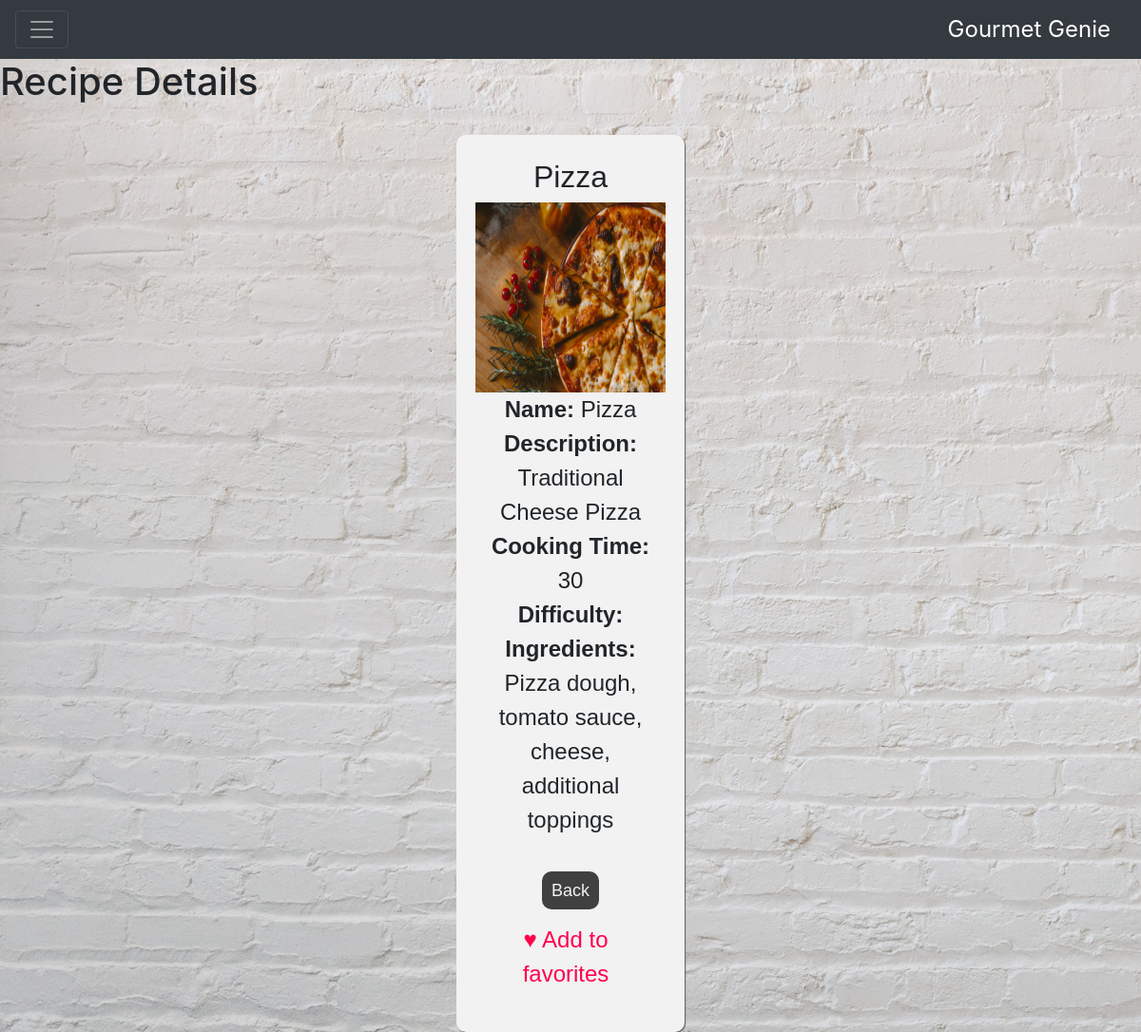
The app's page /recipes/list/1 (signed in), older data.
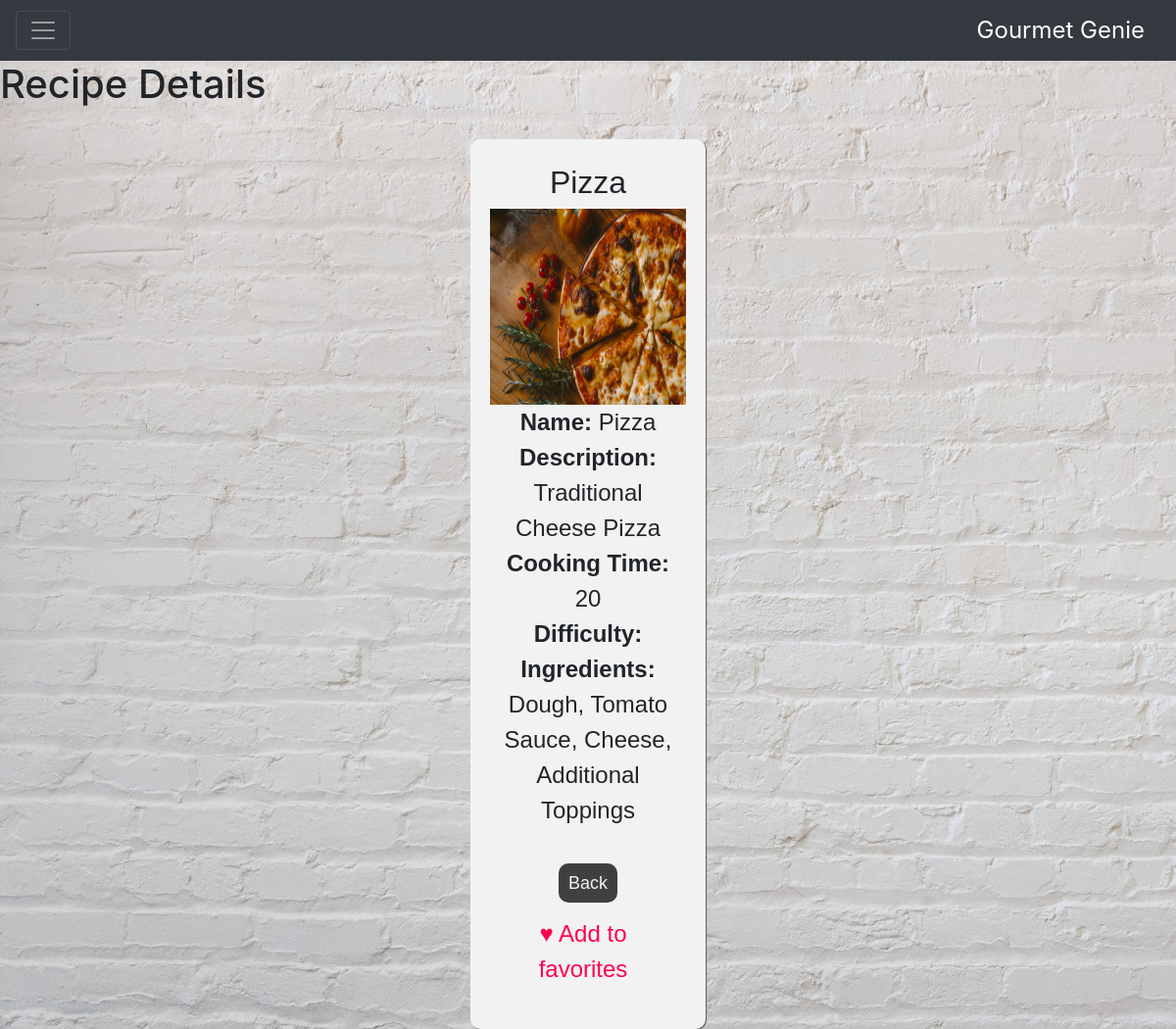
The same page, newer data.
### recipes/models.py (models this page shows, shortened)
class Recipe(models.Model):
    BEGINNER = "Beginner"
    INTERMEDIATE = "Intermediate"
    HARD = "HARD"
    DIFFICULTY_CHOICES = [
        (BEGINNER, "Beginner"),
        (INTERMEDIATE, "Intermediate"),
        (HARD, "Hard"),
    ]
    recipe_id = models.AutoField(primary_key=True)
    name = models.CharField(max_length=120)
    cooking_time = models.PositiveBigIntegerField(default=60)
    ingredients = models.TextField(default="")
    description = models.TextField(default="")
    pic = models.ImageField(upload_to="recipes", default="no_pic.jpg")
    author = models.ForeignKey(settings.AUTH_USER_MODEL, on_delete=models.CASCADE)
    difficulty = models.CharField(
        max_length=60,
        choices=DIFFICULTY_CHOICES,
        default=BEGINNER,
    )
    def calc_difficulty(self):
        difficulty_levels = {
            "Easy": "Easy",
            "Medium": "Medium",
            "Intermediate": "Intermediate",
            "Hard": "Hard",
        }
        ingredients_list = self.ingredients.split(", ")
        num_ingredients = len(ingredients_list)
        if self.cooking_time < 10:
            if num_ingredients < 4:
                difficulty = difficulty_levels.get("Easy")
            else:
                difficulty = difficulty_levels.get("Medium")
        else:
            if num_ingredients < 4:
                difficulty = difficulty_levels.get("Intermediate")
            else:
                difficulty = difficulty_levels.get("Hard")
            logging.info(f"Recipe difficulty for {self.name}: {difficulty}")
        return difficulty

### recipes/views.py (the view)
# urls.py: path("list/<pk>", RecipeDetailView.as_view(), name="detail"),
class RecipeDetailView(LoginRequiredMixin, DetailView):
    model = Recipe
    template_name = "recipes/detail.html"
    def get_context_data(self, **kwargs):
        context = super().get_context_data(**kwargs)
        recipe = self.object
        difficulty = recipe.calc_difficulty()
        context["difficulty"] = difficulty
        context["MEDIA_URL"] = settings.MEDIA_URL
        return context

### recipes/templates/recipes/detail.html (shortened to what this page needs)
{% load static %}
<!DOCTYPE html>
<html lang="en">
  <head>
    <link
      rel="stylesheet"
      type="text/css"
      href="{% static 'recipes\css\styles.css' %}"
    />
    <link
      rel="stylesheet"
      href="https://maxcdn.bootstrapcdn.com/bootstrap/4.0.0/css/bootstrap.min.css"
    />
  </head>
  <body>
    <div class="navbar-container">
      <div class="navbar navbar-dark bg-dark">
        <button
          class="navbar-toggler"
          type="button"
          data-toggle="collapse"
          data-target="#navContent"
          aria-controls="navContent"
          aria-expanded="false"
          aria-label="Toggle navigation"
        >
          <span class="navbar-toggler-icon"></span>
        </button>
        <a class="navbar-brand">Gourmet Genie</a>
      </div>
    </div>
    <h1>Recipe Details</h1>
    <br />
    <div class="details_modal">
      <h2>{{object.name}}</h2>
      <img
        class="food_images"
        src="{{object.pic.url}}"
        alt="recipe_photo"
        width="200"
        height="200"
      />
      <div class="details_body">
        <div class="details_short">
          <b>Name: </b> {{object.name}} <br />
          <b>Description: </b> {{object.description}} <br />
          <b>Cooking Time: </b> {{object.cooking_time}} <br />
          <b>Difficulty: </b> {{object.calculate_difficulty}} <br />
          <b>Ingredients: </b> {{object.ingredients}} <br />
        </div>
        <div class="details_long">
          <br />
          <a href="{% url 'recipes:list' %}" class="login_btn">Back</a>
          {% if request.user.is_authenticated %}
          <form method="post" action="{% url 'recipes:faved_recipe' object.pk %}">
            <button type="submit" class="heart-btn">
              {% if is_liked %}
                Unlike
              {% else %}
                Add to favorites
              {% endif %}
            </button>
          </form>
        {% endif %}
      </div>
        </div>
      </div>
  </body>
</html>

Row changes from the older to the newer data that the page shows:
changed Recipe "Pizza": cooking_time "30" → "20"; ingredients "Pizza dough, tomato sauce, cheese, additional toppings" → "Dough, Tomato Sauce, Cheese, Additional Toppings"
